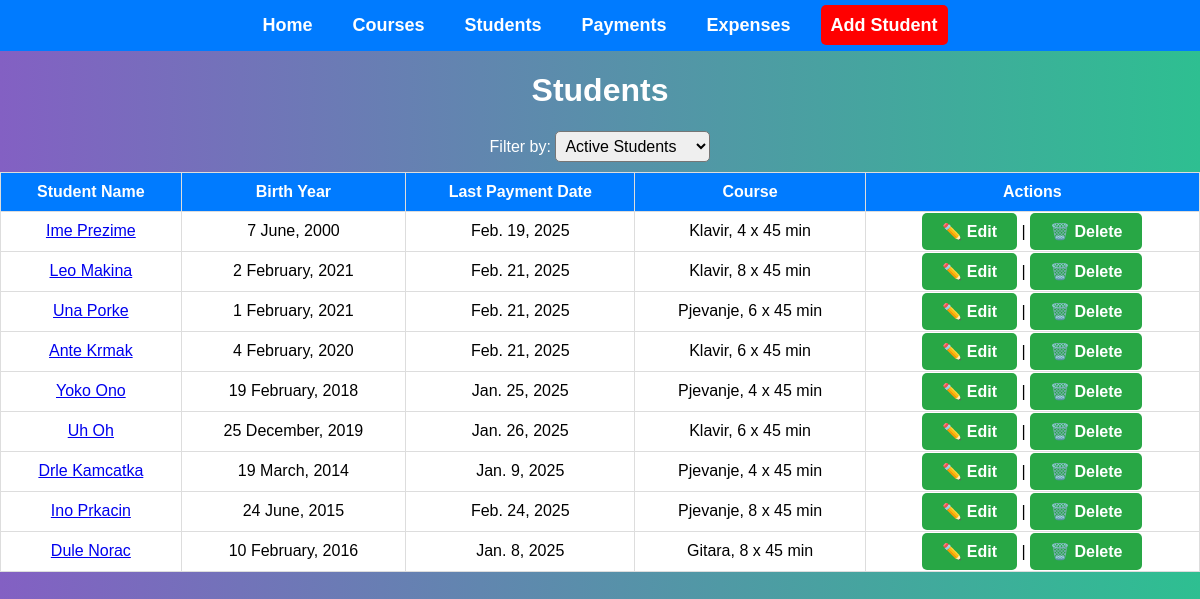
Screenshot of /doremiredo/students/ with the database file from the repository.
### doremiredo/models.py (models this page shows, shortened)
class Student(models.Model):
    name = models.CharField(max_length=100, unique=True)
    second_child = models.BooleanField(default=False)
    third_child = models.BooleanField(default=False)
    is_active = models.BooleanField(default=True)
    course = models.ForeignKey(Course, on_delete=models.SET_NULL, null=True, blank=True)
    date_of_birth = models.DateField(null=True, blank=True)  # Optional
    enrollment = models.DateField(default=date.today, null=True, blank=True)  # Optional
    discharge = models.DateField(null=True, blank=True)  # Optional
    school_class = models.PositiveIntegerField(null=True, blank=True)  # Optional
    school = models.CharField(max_length=255, blank=True, null=True)  # Optional
    profession = models.CharField(max_length=255, blank=True, null=True)  # Optional
    contact = models.CharField(max_length=100, null=True, blank=True)
    notes = models.TextField(null=True, blank=True)
    def get_last_payment_date(self):
        last_payment = Payment.objects.filter(student=self).order_by('-date').first()
        return last_payment.date if last_payment else "No payments"

class Payment(models.Model):
    CASH = 'cash'
    M_BANKING = 'm_banking'
    CARD = 'card'
    MODEL_CHOICES = [
        (CASH, 'cash'),
        (M_BANKING, 'm_banking'),
        (CARD, 'card')
    ]
    student = models.ForeignKey(Student, on_delete=models.CASCADE)
    amount = models.DecimalField(max_digits=10, decimal_places=0)
    date = models.DateField()
    model = models.CharField(max_length=10, choices=MODEL_CHOICES, default=CASH)
    note = models.TextField(blank=True)

class Course(models.Model):
    MONTHLY = 'monthly'
    SINGLE = 'single'
    FREQUENCY_CHOICES = [
        (MONTHLY, 'Monthly'),
        (SINGLE, 'Single'),
    ]
    name = models.CharField(max_length=100)
    price = models.DecimalField(max_digits=4, decimal_places=0)
    description = models.TextField(blank=True)
    frequency = models.CharField(
        max_length=10,
        choices=FREQUENCY_CHOICES,
        default=MONTHLY
    )

### doremiredo/views.py (the view)
# urls.py: path('students/', views.list_student, name='list_student'),
def list_student(request):
    status = request.GET.get('status', 'active')  # Default to active students
    if status == 'inactive':
        students = Student.objects.filter(is_active=False)
    else:
        students = Student.objects.filter(is_active=True)
    context = {
        'students': students,
        'status': status
    }
    return render(request, 'list_student.html', context)

### doremiredo/templates/list_student.html (shortened to what this page needs)
{% load static %}
<!DOCTYPE html>
<html lang="en">
<head>
    <link rel="stylesheet" href="{% static 'doremiredo/styles.css' %}">
</head>
<body>
    <nav>
        <ul>
            <li><a href="{% url 'home' %}">Home</a></li>
            <li><a href="{% url 'list_course' %}">Courses</a></li>
            <li><a href="{% url 'list_student' %}">Students</a></li>
            <li><a href="{% url 'list_payment' %}">Payments</a></li>
            <li><a href="{% url 'list_expense' %}">Expenses</a></li>
            <li><a href="{% url 'add_student' %}" class="red-button">Add Student</a></li>
        </ul>
    </nav>
    <h1>Students</h1>
<form method="get">
    <label for="status">Filter by:</label>
    <select name="status" id="status" onchange="this.form.submit()">
        <option value="active" {% if status == 'active' %}selected{% endif %}>Active Students</option>
    </select>
</form>
<table border="1">
    <thead>
        <tr>
            <th>Student Name</th>
            <th>Birth Year</th>
            <th>Last Payment Date</th>
            <th>Course</th>
            <th>Actions</th>
        </tr>
    </thead>
    <tbody>
        {% for student in students %}
        <tr>
            <td><a href="{% url 'student_details' student.pk %}">{{ student.name }}</a></td>
            <td>{{ student.date_of_birth|date:"j F, Y" }}</td>
            <td>{{ student.get_last_payment_date }}</td>
            <td>
                {% if student.course %}
                    {{ student.course.name }}
                {% else %}
                    No course assigned
                {% endif %}
            </td>
            <td>
                <a href="{% url 'edit_student' student.id %}" class="btn">✏️ Edit</a> |
                <a href="{% url 'delete_student' student.id %}" class="btn">🗑️ Delete</a>
            </td>
        </tr>
        {% empty %}
        <tr>
            <td colspan="5">No students found.</td>
        </tr>
        {% endfor %}
    </tbody>
</table>
</body>
</html>

### doremiredo/static/doremiredo/styles.css (style rules this page uses)
body { font-family: 'Arial', sans-serif; background: linear-gradient(to right, #8360c3, #2ebf91); color: #fff; text-align: center; margin: 0; padding: 0; }
select { margin-bottom: 10px; padding: 5px; font-size: 16px; border-radius: 5px; }
table { width: 100%; border-collapse: collapse; text-align: left; }
th, td { padding: 10px 12px; border: 1px solid #ddd; }
th { background-color: #007bff; color: white; text-align: center; }
td { text-align: center; background-color: white; color: black; }
nav { background-color: #007bff; padding: 15px; text-align: center; }
nav ul { list-style: none; padding: 0; margin: 0; display: flex; justify-content: center; gap: 20px; }
nav ul li { display: inline; }
nav ul li a { text-decoration: none; color: white; font-size: 18px; font-weight: bold; padding: 10px 10px; border-radius: 5px; transition: background 0.3s; }
.red-button { background-color: red; color: white; padding: 10px 10px; border-radius: 5px; text-decoration: none; font-weight: bold; display: inline; transition: background-color 0.3s ease; }
.btn { display: inline; padding: 10px 20px; margin-bottom: 20px; font-size: 16px; font-weight: bold; color: white; background-color: #28a745; border: none; border-radius: 5px; text-decoration: none; text-align: center; transition: background 0.3s; }

### rows the page displays
Student: name "Ime Prezime", date_of_birth "7 June, 2000", get_last_payment_date "Feb. 19, 2025", course.name "Klavir, 4 x 45 min"
Student: name "Leo Makina", date_of_birth "2 February, 2021", get_last_payment_date "Feb. 21, 2025", course.name "Klavir, 8 x 45 min"
Student: name "Una Porke", date_of_birth "1 February, 2021", get_last_payment_date "Feb. 21, 2025", course.name "Pjevanje, 6 x 45 min"
Student: name "Ante Krmak", date_of_birth "4 February, 2020", get_last_payment_date "Feb. 21, 2025", course.name "Klavir, 6 x 45 min"
Student: name "Yoko Ono", date_of_birth "19 February, 2018", get_last_payment_date "Jan. 25, 2025", course.name "Pjevanje, 4 x 45 min"
Student: name "Uh Oh", date_of_birth "25 December, 2019", get_last_payment_date "Jan. 26, 2025", course.name "Klavir, 6 x 45 min"
Student: name "Drle Kamcatka", date_of_birth "19 March, 2014", get_last_payment_date "Jan. 9, 2025", course.name "Pjevanje, 4 x 45 min"
Student: name "Ino Prkacin", date_of_birth "24 June, 2015", get_last_payment_date "Feb. 24, 2025", course.name "Pjevanje, 8 x 45 min"
Student: name "Dule Norac", date_of_birth "10 February, 2016", get_last_payment_date "Jan. 8, 2025", course.name "Gitara, 8 x 45 min"
